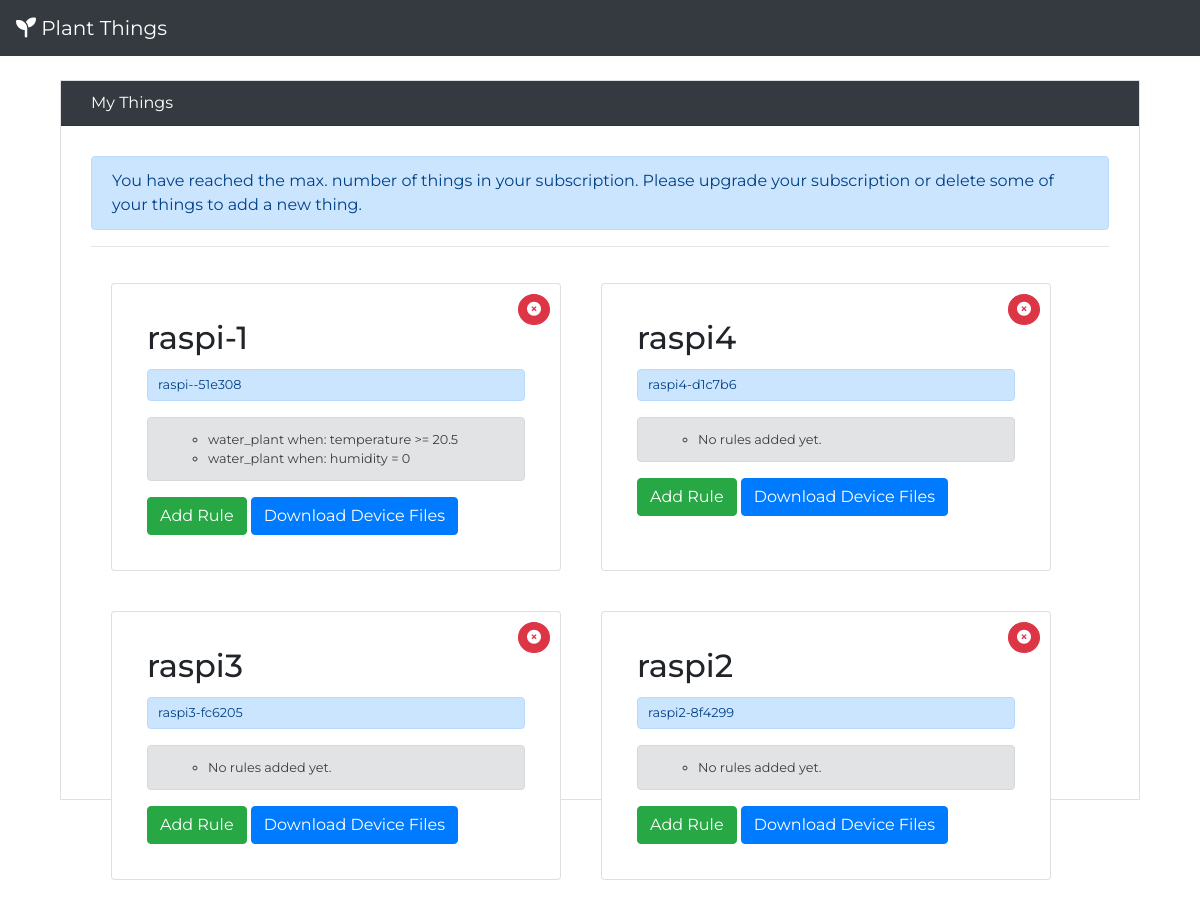
/things/ (signed in), run on the app's committed database.
### things/models.py (models this page shows, shortened)
class Thing(models.Model):
    display_name = models.CharField(max_length=255)
    user = models.ForeignKey(User, on_delete=models.CASCADE)
    policy_name = models.CharField(max_length=255)
    certificate_arn = models.CharField(max_length=255)
    thing_name = models.CharField(max_length=255, unique=True)
    credentials_url = models.CharField(max_length=255, null=True, default=None)

class ThingRule(models.Model):
    thing = models.ForeignKey(Thing, related_name="rules", on_delete=models.CASCADE)
    rule = models.CharField(max_length=255)
    action = models.CharField(max_length=255, null=True, default='publish_off')

### things/views.py (the view)
# urls.py: path('things/', include(things.urls)),
@login_required(redirect_field_name=None, login_url='/')
def things(request):
    things = Thing.objects.filter(user=request.user).all()
    rules_set = {}
    for thing in things:
        rules_set.setdefault(thing.thing_name, [])
        for rule in thing.rules.all().values():
            rules_set[thing.thing_name].append(rule)
    print(rules_set)
    return render(request, 'things.html', {'things': things.values(), 'rules': rules_set})

### things/templatetags/tags.py (called while the page is built)
@register.filter
def index(indexable, i):
    return indexable[i]

@register.filter
def index_length(indexable, i):
    return len(indexable[i])

### things/templates/things.html (shortened to what this page needs)
{% extends 'base.html' %}
{% block content %}
{% load static %}
{% load tags %}
<div class="container">
    <br />
    <div class="row">
        <div class="col-12">
            <div class="card things-card">
                <div class="card-header">My Things</div>
                <div class="card-body">
                    {% if things|length < 4 %}
                    <div class="row">
                        <div class="card add-thing-form">
                            <div class="card-body">
                                <div class="card-title">
                                    Add New Thing
                                </div>
                                <div class="card-text">
                                    <form action="add_thing" method="POST" id="add_thing">
                                        {% csrf_token %}
                                        <div class="form-group">
                                            <input type="text" name="display_name" class="form-control"
                                                    placeholder="Display Name" required />
                                        </div>
                                        <div class="form-group">
                                            <input type="submit" class="btn btn-primary" />
                                        </div>
                                    </form>
                                </div>
                                <div class="row">
                                    <div class="alert alert-danger error-output">
                                    </div>
                                    {% if messages %}
                                        {% for message in messages%}
                                            {% if message.tags == 'error' %}
                                                <div class="alert alert-danger">{{message}}</div>
                                            {% else %}
                                                <div class="alert alert-success">{{message}}</div>
                                            {% endif %}
                                        {% endfor %}
                                    {% endif %}
                                </div>
                            </div>
                        </div>
                    </div>
                    {% else %}
                    <div class="alert alert-primary">You have reached the max. number of things in your subscription. Please upgrade your subscription or delete some of your things to add a new thing.</div>
                    {% endif %}
                    <hr />
                    {% if things %}
                        <div class="row display-thing">
                            {% for thing in things %}
                                    <div class="card">
                                        <div class="delete-thing">
                                            <form action="delete_thing" method="POST">
                                                <button type="submit" class="btn btn-danger btn-sm"><i class="fas fa-times-circle"></i></button>
                                            </form>
                                        </div>
                                        <div class="card-body">
                                            <div class="card-title">
                                                {% if thing.display_name|length > 20 %}
                                                <h2>{{ thing.display_name|slice:"0:20" }}...</h2>
                                                {% else %}
                                                <h2>{{ thing.display_name }}</h2>
                                                {% endif %}
                                            </div>
                                            <div class="card-text">
                                                <div class="alert alert-primary thing-id">
                                                    {{ thing.thing_name }}
                                                </div>
                                                <div class="alert alert-secondary thing-rules">
                                                    <ul>
                                                        {% if rules|index_length:thing.thing_name == 0 %}
                                                            <li>No rules added yet.</li>
                                                        {% else %}
                                                            {% for rule in rules|index:thing.thing_name %}
                                                                <li>{{ rule.action }} when: {{ rule.rule }}</li>
                                                            {% endfor %}
                                                        {% endif %}
                                                    </ul>
                                                </div>
                                                <div>
                                                    <button type="button" class="btn btn-success" data-toggle="modal" data-target=".bd-example-modal-lg">Add Rule</button>
                                                    <a role="button" href="{{ thing.credentials_url }}" class="btn btn-primary" download>Download Device Files</a>
                                                </div>
                                            </div>
                                        </div>
                                    </div>
                            {% endfor %}
                        </div>
                    {% else %}
                        <div class="row">No things found.</div>
                    {% endif %}
                </div>
            </div>
        </div>
    </div>
</div>
{% endblock %}

### templates/base.html (shortened to what this page needs)
{% load static %}
<!DOCTYPE html>
<html>
    <head>
        <link rel="stylesheet" href="https://stackpath.bootstrapcdn.com/bootstrap/4.4.1/css/bootstrap.min.css"
>
        <link rel="stylesheet" href="{% static 'css/things.css' %}" />
        <link rel="stylesheet" href="{% static 'css/forms.css' %}" />
        <link rel="stylesheet" href="{% static 'css/dashboard.css' %}" />
    </head>
    <body>
        <nav class="navbar navbar-dark bg-dark">
            <a class="navbar-brand" href="#">
                <i class="fas fa-seedling"></i>
                Plant Things
            </a>
        </nav>
            {% block content %}
            {% endblock %}
    </body>
</html>

### static/css/things.css (style rules this page uses)
.row { margin:0px; }
.card.things-card { height:90vh; border-radius: 0px; }
.card.things-card > .card-header { background: #343a40!important; min-height:45px; padding:10px; color: white; border-radius: 0px; padding-left: 30px; }
.card.things-card > .card-body { padding:30px; border-radius: 0px; }
.row.display-thing > .card { float:left; margin:20px; width: 450px; overflow:hidden; padding:15px; }
.delete-thing { position:absolute; top:10px; right:10px; }
.delete-thing > form > button { border-radius: 50%; }
.alert.alert-primary.thing-id { padding: 5px 10px 5px 10px; font-size: 0.8em; }
.alert.alert-secondary.thing-rules > ul { font-size: 0.8em; margin:0px; }
.alert.alert-secondary.thing-rules > ul > li { list-style-type: circle; margin:0px; }

### static/css/forms.css (style rules this page uses)
body { font-family: 'Montserrat', sans-serif; }

### data on the page
Thing: display_name "raspi-1", thing_name "raspi--51e308"
ThingRule: action "water_plant", rule "temperature >= 20.5"
ThingRule: action "water_plant", rule "humidity = 0"
Thing: display_name "raspi4", thing_name "raspi4-d1c7b6", shows "No rules added yet."
Thing: display_name "raspi3", thing_name "raspi3-fc6205", shows "No rules added yet."
Thing: display_name "raspi2", thing_name "raspi2-8f4299", shows "No rules added yet."
